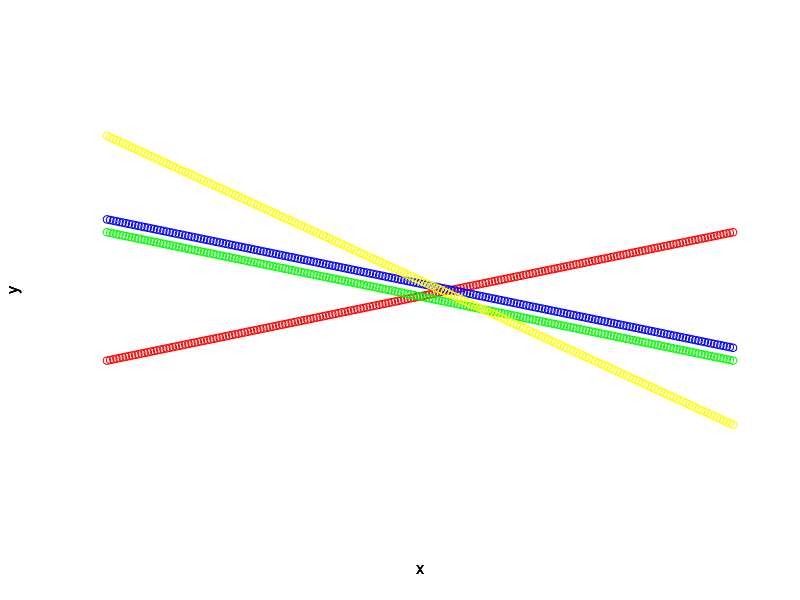
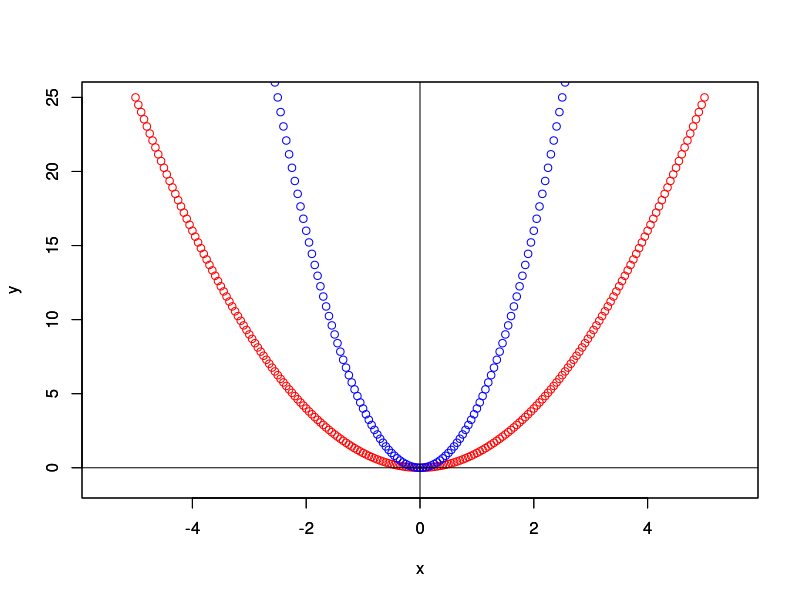
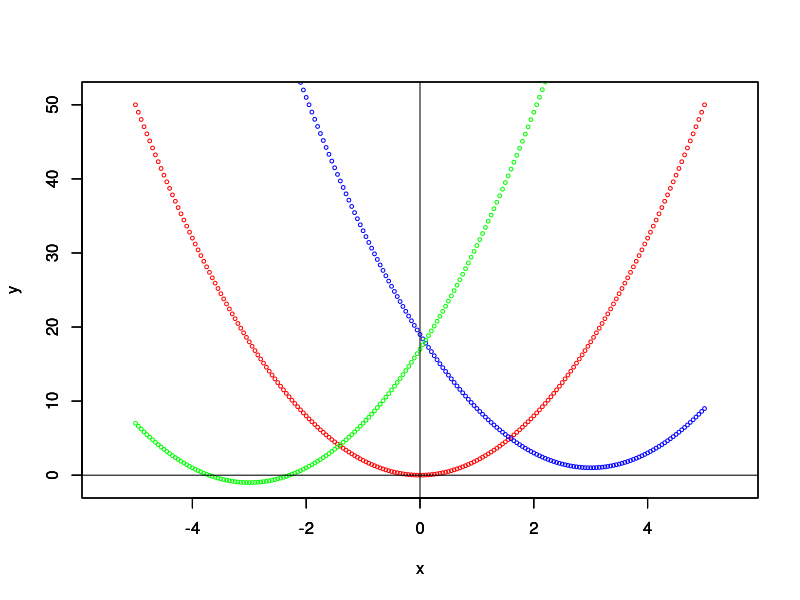
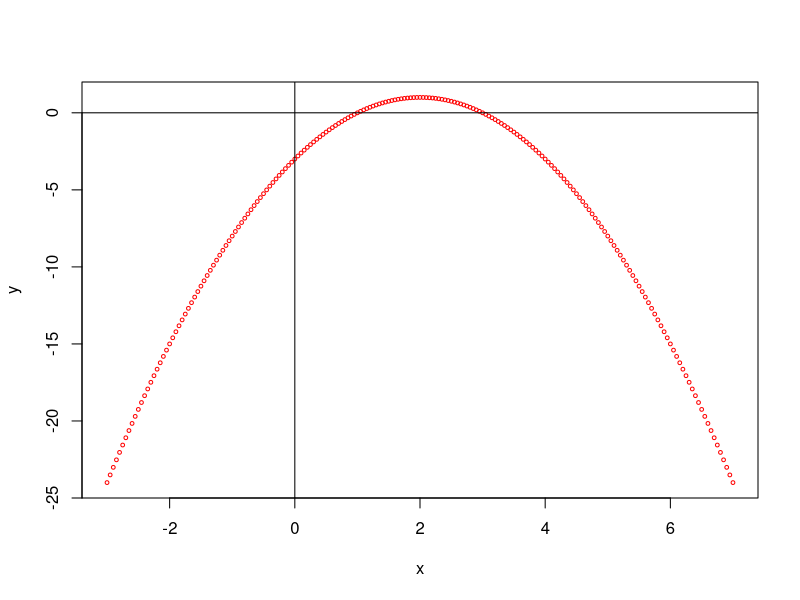
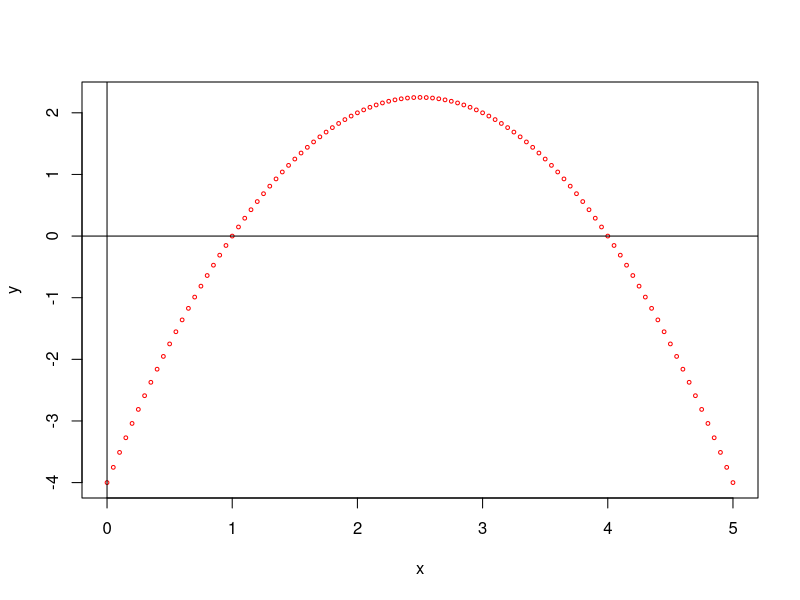

Here is the R script that generated these plots, in order:
# 행렬의 곱 연산 
a <- matrix(c(1, 1, 1000, 500), ncol = 2, byrow = T)
b <- matrix(c(7, 4500), ncol = 1, byrow = T)
# solve 함수를 사용 
solve(a, b)

# 2번 문제
# 문제01 
# 3x + 2y – z = 12 
# x + y + z = 6 
# x -2y – z = -2 
# x = 3, y = 2, z = 1 

a <- matrix(c(1, 2, 0, 0, 2, 3, 1, 0, 3), ncol = 3, byrow = T)
a
b <- matrix(c(0, 4, 8), ncol = 1, byrow = T)
b
solve(a, b)

# 문제02 
# x + 2y = 0 
# 2y + 3z = 4 
# x + 3z = 8 
# x = 2, y = -1, z = 2

# 대각선 그리기
x <- seq(-5, 5, 0.05)
y <- 2/3*x - 1/3
plot(x, y, xlim = c(-5, 5), ylim = c(-10, 10), axes=F, col="red")

par(new=T)
y <- -2/3*x + 1/3
plot(x, y, xlim = c(-5, 5), ylim = c(-10, 10), axes=F, col="blue")

par(new=T)
y <- -2/3*x - 1/3
plot(x, y, xlim = c(-5, 5), ylim = c(-10, 10), axes=F, col="green")

par(new=T)
y <- -(3/2)*x + 1/2
plot(x, y, xlim = c(-5, 5), ylim = c(-10, 10), axes=F, col="yellow")

x <- seq(-5, 5, 0.05)
y <- x**2
plot(x, y, xlim = c(-5.5, 5.5), ylim = c(-1, 25), col = "red")

par(new = T)
y <- (2*x)**2
plot(x, y, xlim = c(-5.5, 5.5), ylim = c(-1, 25), col = "blue")
abline(h=0, v=0)

x <- seq(-5, 5, 0.05)
y <- 2 * x**2

myxilm <- c(-5.5, 5.5)
myyilm <- c(-1, 51)
plot(x, y, xlim = myxilm, ylim = myyilm, col="red", cex=0.5)

par(new = T)
y <- 2*(x-3)**2+1
plot(x, y, xlim = myxilm, ylim = myyilm, col="blue", cex=0.5)

par(new = T)
y <- 2*(x+3)**2-1
plot(x, y, xlim = myxilm, ylim = myyilm, col="green", cex=0.5)

abline(h=0, v = 0)

x <- seq(-3, 7, 0.05)
y <- -x^2+(4*x)-3
plot(x, y, col="red", cex=0.5)
abline(h=0, v = 0)

# 메트릭스 로 계산해보기
a <- matrix(c(1, 1, 1, 16, 4, 1, 4, 2, 1), ncol = 3, byrow = T)
a
b <- matrix(c(0, 0, 2), ncol = 1, byrow = T)
an <- solve(a, b)

x <- seq(-0, 5, 0.05)
y <- an[1] * x^2 + an[2] * x + an[3]
plot(x, y, col="red", cex=0.5)
abline(h=0, v=0)


# 순열
# install.packages('gtools')
library(gtools)
n = 10
r = 3
x = 4

perm <- combinations(n, r)
com <- combinations(x, r)

nrow(perm) - nrow(com)
perm
